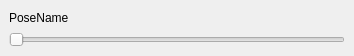
<?xml version="1.0" encoding="UTF-8"?>
<ui version="4.0">
 <class>MainWindow</class>
 <widget class="QMainWindow" name="MainWindow">
  <property name="geometry">
   <rect>
    <x>0</x>
    <y>0</y>
    <width>354</width>
    <height>56</height>
   </rect>
  </property>
  <property name="windowTitle">
   <string>Pose Slider</string>
  </property>
  <widget class="QWidget" name="centralwidget">
   <layout class="QVBoxLayout" name="verticalLayout">
    <item>
     <widget class="QLabel" name="poseName_lbl">
      <property name="text">
       <string>PoseName</string>
      </property>
     </widget>
    </item>
    <item>
     <widget class="QSlider" name="poseSlider_sld">
      <property name="maximum">
       <number>100</number>
      </property>
      <property name="orientation">
       <enum>Qt::Horizontal</enum>
      </property>
     </widget>
    </item>
   </layout>
  </widget>
 </widget>
 <resources/>
 <connections/>
</ui>
